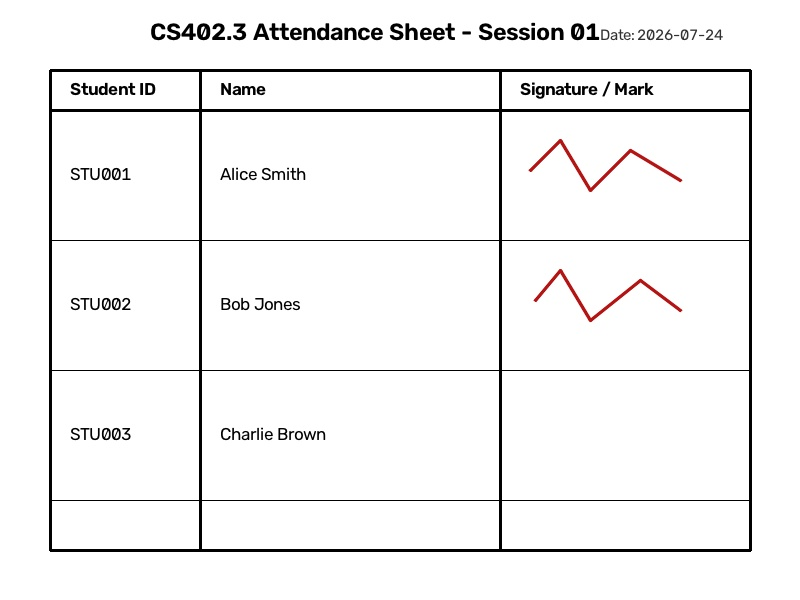
#> input picture test_images/sample_sheet.jpg, 800 x 600 px
$ python -i grid_extractor.py   (imports and definitions only)
#> lines starting #> are read from the running program, lines starting #| are printed output that depends on the picture; after the words box and inside, x2 and y2 are one past the last pixel; in counts of white or black regions, pixels touching at a corner belong together
### core/utils/logger.py
"""Centralized logging utility for SAMS Vision."""

import logging
import sys

# Default Windows consoles (cmd.exe / legacy PowerShell) use a non-UTF-8 codepage with strict
# error handling, which raises UnicodeEncodeError and crashes the process the moment a message
# contains a character like an em dash or emoji. Reconfiguring stdout/stderr to UTF-8 with a
# replace fallback means those characters render correctly where the console supports it, and
# degrade to a harmless '?' instead of crashing where it doesn't.
for _stream in (sys.stdout, sys.stderr):
    if hasattr(_stream, "reconfigure"):
        try:
            _stream.reconfigure(encoding="utf-8", errors="replace")
        except (ValueError, AttributeError):
            pass


def setup_logger(name: str = "sams_vision", level: int = logging.INFO) -> logging.Logger:
    """Configures and returns a logger instance with standardized formatting."""
#> further down, picture is the input picture: shape (600, 800, 3); mean B, G, R 243.1, 243.1, 243.5
    logger = logging.getLogger(name)
    if not logger.handlers:
        logger.setLevel(level)
        handler = logging.StreamHandler(sys.stdout)
        formatter = logging.Formatter(
            "[%(asctime)s] [%(levelname)s] [%(name)s]: %(message)s",
            datefmt="%Y-%m-%d %H:%M:%S"
        )
        handler.setFormatter(formatter)
        logger.addHandler(handler)
    return logger

### core/vision/grid_extractor.py
"""Grid extraction and individual cell cropping module."""

import cv2
import numpy as np
from typing import List, Tuple
from core.models.schemas import CellCrop
from core.utils.logger import setup_logger

logger = setup_logger("core.vision.grid_extractor")


def extract_attendance_grid(binary_image: np.ndarray) -> np.ndarray:
    """Isolates the main grid region of the attendance sheet using horizontal and vertical line detection."""
    logger.info("Extracting attendance grid region.")
    return binary_image


def crop_cells(image: np.ndarray, rows: int = 6, cols: int = 1) -> Tuple[List[CellCrop], bool]:
    """Crops individual student signature boxes from the physical attendance sheet image.

    Args:
        image: Original or preprocessed OpenCV BGR/grayscale image of attendance sheet.
        rows: Expected number of student rows in the sheet (defaults to 6).
        cols: Number of signature columns per row (defaults to 1).

    Returns:
        Tuple of (list of CellCrop dataclass instances, low_confidence flag). `low_confidence`
        is True if either the table boundary or the row-separator lines could not be located
        by real grid detection and had to be estimated instead — callers should surface this
        so results can be flagged for a human to double-check rather than trusted blindly.
    """
#> called with rows = 6, cols = 1
    logger.info(f"Cropping signature cells into {rows} rows.")
    h, w = image.shape[:2]
#> h = 600; w = 800
    low_confidence = False

    # Ensure BGR and grayscale representations
    if len(image.shape) == 2:
        gray = image
        bgr = cv2.cvtColor(image, cv2.COLOR_GRAY2BGR)
    else:
        bgr = image
        gray = cv2.cvtColor(image, cv2.COLOR_BGR2GRAY)

    # Adaptive Thresholding for grid line detection
    binary = cv2.adaptiveThreshold(gray, 255, cv2.ADAPTIVE_THRESH_GAUSSIAN_C, cv2.THRESH_BINARY_INV, 21, 10)
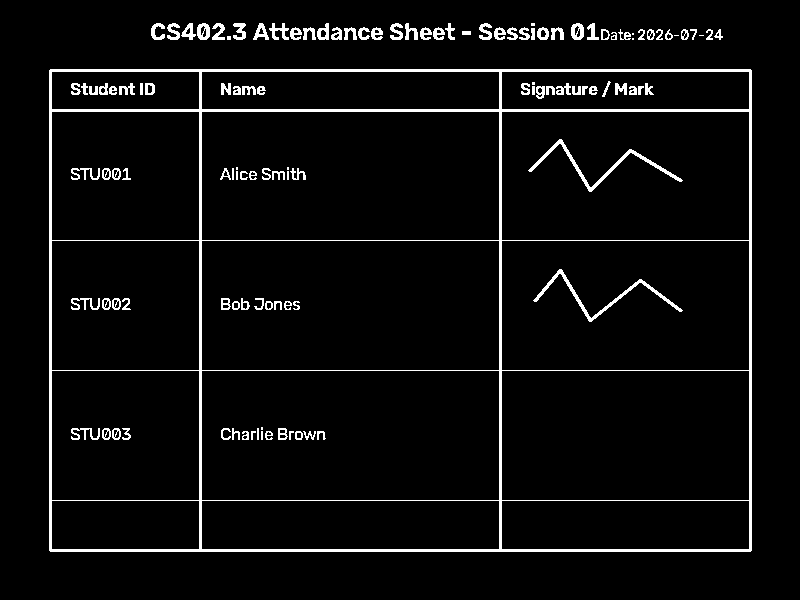
#> binary: shape (600, 800); 4.9% white; 120 white regions (13 under 20 px), largest, box (x1, y1, x2, y2) and area: (49, 69, 752, 552) 14084, (528, 139, 683, 192) 776, (533, 269, 683, 322) 730

    # Horizontal and vertical line kernels. A w//25 kernel (rather than a wider w//20) plus a
    # dilation pass on the combined grid bridges small gaps in faint/broken printed lines
    # (uneven lighting across a phone photo can make the adaptive threshold drop out partway
    # along a line), which lets real contour-based table detection succeed on photos that would
    # otherwise fall through to the blind fallback rectangle below.
    hor_kernel = cv2.getStructuringElement(cv2.MORPH_RECT, (w // 25, 1))
    hor_lines = cv2.morphologyEx(binary, cv2.MORPH_OPEN, hor_kernel)
#> hor_lines: shape (600, 800); 1.8% white; 6 white regions, box (x1, y1, x2, y2) and area: (50, 109, 753, 112) 2109, (50, 69, 753, 72) 2107, (50, 549, 753, 552) 2107, (50, 240, 753, 241) 703, (50, 370, 753, 371) 703, (50, 500, 753, 501) 703

    ver_kernel = cv2.getStructuringElement(cv2.MORPH_RECT, (1, h // 25))
#> ver_kernel = 24 values from 1 to 1
    ver_lines = cv2.morphologyEx(binary, cv2.MORPH_OPEN, ver_kernel)
#> ver_lines: shape (600, 800); 1.2% white; 4 white regions, box (x1, y1, x2, y2) and area: (199, 70, 202, 553) 1449, (499, 70, 502, 553) 1449, (49, 70, 52, 553) 1447, (749, 70, 752, 553) 1447

    table_grid = cv2.add(hor_lines, ver_lines)
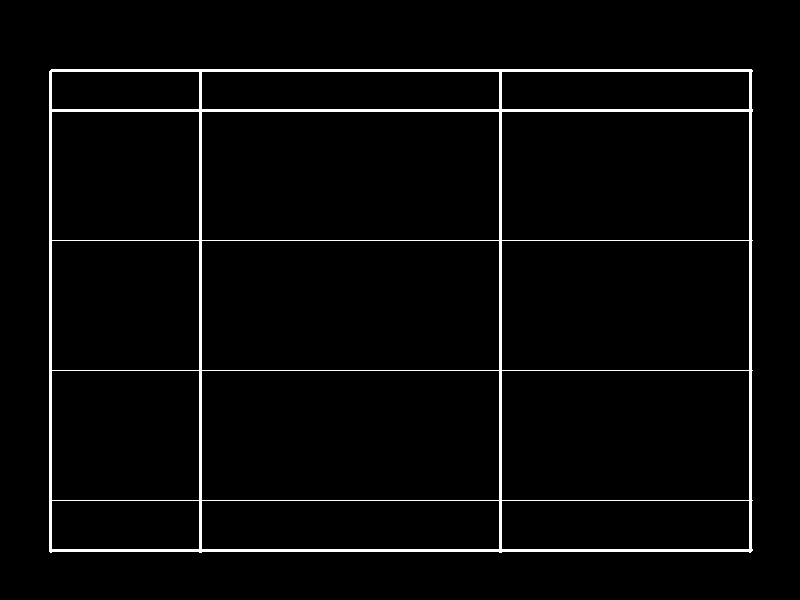
#> table_grid: shape (600, 800); 2.9% white; 1 white region, box (x1, y1, x2, y2) and area: (49, 69, 753, 553) 14105
    table_grid_dilated = cv2.dilate(table_grid, np.ones((9, 9), np.uint8), iterations=2)
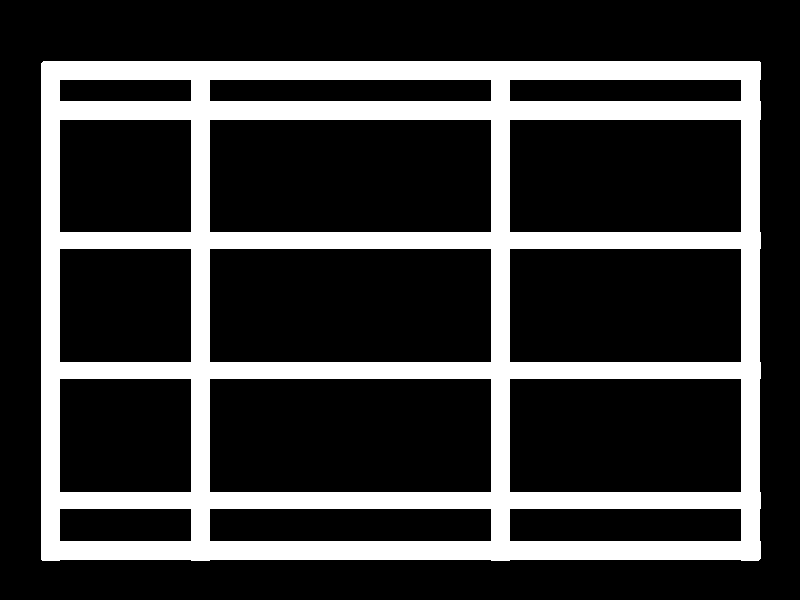
#> table_grid_dilated: shape (600, 800); 22.4% white; 1 white region
    contours, _ = cv2.findContours(table_grid_dilated, cv2.RETR_EXTERNAL, cv2.CHAIN_APPROX_SIMPLE)
#> contours = 1 contour; box (x1, y1, x2, y2) and area: (41, 61, 761, 561) 357742

    # Find main table bounding box
    valid_rects = [
        cv2.boundingRect(cnt)
        for cnt in contours
        if cv2.boundingRect(cnt)[2] > w * 0.4 and cv2.boundingRect(cnt)[3] > h * 0.15
    ]
#> valid_rects = [(41, 61, 720, 500)]

    if valid_rects:
        tx, ty, tw, th = max(valid_rects, key=lambda rect: rect[2] * rect[3])
#> tx = 41; ty = 61; tw = 720; th = 500
        logger.info(f"Detected main table grid rect: x={tx}, y={ty}, w={tw}, h={th}")
#| [2026-11-20 22:32:56] [INFO] [core.vision.grid_extractor]: Detected main table grid rect: x=41, y=61, w=720, h=500
    else:
        # Calibrated against the reference signing sheets (test_images/1-5.jpeg), since the
        # sheet layout is static per the assignment brief. Only used as a last resort now that
        # the dilated, narrower-kernel detection above finds the real table on every reference
        # sheet; if this still triggers on a new photo, treat row results as unverified.
        low_confidence = True
        tx, ty, tw, th = int(w * 0.08), int(h * 0.33), int(w * 0.78), int(h * 0.18)
        logger.warning(f"Using fallback table grid rect: x={tx}, y={ty}, w={tw}, h={th}")

    # Signature column coordinates (rightmost ~26% of table)
    sig_x1 = tx + int(tw * 0.72)
#> sig_x1 = 559
    sig_x2 = tx + int(tw * 0.98)
#> sig_x2 = 746

    # Detect horizontal row-separator lines using the printed "Student Name" column
    # (0.45-0.70 of table width) instead of the signature column itself. Signature ink can
    # survive the horizontal morphological opening and get misread as extra grid lines,
    # producing wildly uneven (sometimes single-digit-pixel) row crops that clip off real
    # signatures. The name column is always machine-printed text, never handwritten, so it
    # stays a clean, reliable line source.
    ref_x1 = tx + int(tw * 0.45)
#> ref_x1 = 365
    ref_x2 = tx + int(tw * 0.70)
#> ref_x2 = 544
    ref_col_hor = hor_lines[ty : ty + th, ref_x1 : ref_x2]
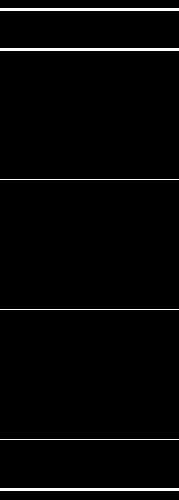
#> ref_col_hor: shape (500, 179); 2.4% white; 6 white regions, box (x1, y1, x2, y2) and area: (0, 8, 179, 11) 537, (0, 48, 179, 51) 537, (0, 488, 179, 491) 537, (0, 179, 179, 180) 179, (0, 309, 179, 310) 179, (0, 439, 179, 440) 179
    row_sums = ref_col_hor.sum(axis=1)
#> row_sums = 500 values, max 45645 at index 8, min 0 at index 0, mean 1095.5
    peaks = np.where(row_sums > 255 * (ref_x2 - ref_x1) * 0.25)[0] + ty
#> peaks = [69, 70, 71, 109, 110, 111, 240, 370, 500, 549, 550, 551]

    line_y = []
    for p in peaks:
        if not line_y or p - line_y[-1] > 20:
            line_y.append(p)
#> this loop made 12 passes
#> p on passes 1 to 12: 69, 70, 71, 109, 110, 111, 240, 370, 500, 549, 550, 551
#> after the loop, line_y = [69, 109, 240, 370, 500, 549]

    if len(line_y) >= rows + 1:
        line_y = line_y[-(rows + 1):]
    else:
        # Fallback equal vertical division
        low_confidence = True
        header_h = int(th * 0.15) if len(line_y) < 2 else max(0, line_y[0] - ty)
#> header_h = 8
        row_h = (th - header_h) / max(1, rows)
#> row_h = 82
        line_y = [ty + header_h + int(i * row_h) for i in range(rows + 1)]
#> line_y = [69, 151, 233, 315, 397, 479, 561]

    # Locally snap each boundary to the strongest nearby horizontal line within the signature
    # column itself (a narrow +/-10px search). The name-column reference above gets boundaries
    # close, but a photo is rarely perfectly flat even after deskewing, so the true line's
    # y-position can drift slightly by the time you reach the signature column on the far right.
    # Snapping corrects that drift using the real printed line (which stays strong and
    # full-width even where signature ink also happens to be near a boundary), rather than
    # trusting the reference column's y-value as-is.
    refined_line_y = []
    for y in line_y:
        y0, y1 = max(ty, y - 10), min(ty + th, y + 10)
        strip = hor_lines[y0:y1, sig_x1:sig_x2]
        if strip.size > 0:
            local_sums = strip.sum(axis=1)
            best = int(np.argmax(local_sums))
            if local_sums[best] > 255 * (sig_x2 - sig_x1) * 0.3:
                y = y0 + best
        refined_line_y.append(y)
#> this loop made 7 passes
#> (y0, y1, local_sums, best) on pass 7: (551, 561, [47685, 0, 0, 0, 0, 0, 0, 0, 0, 0], 0)
#> (y0, y1, best) on passes 1 to 6: (61, 79, 8), (141, 161, 0), (223, 243, 17), (305, 325, 0), (387, 407, 0), (469, 489, 0)
#> pass 3, in crop_cells, `strip = hor_lines[y0:y1, sig_x1:sig_x2]`:
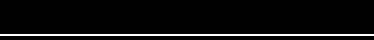
#> strip: shape (20, 187) (shown 2 times larger); 5% white in thin lines or dots, all inside (x1, y1, x2, y2) = (0, 17, 187, 18)
#> after the loop, refined_line_y = [69, 151, 240, 315, 397, 479, 551]
    line_y = refined_line_y
#> line_y = [69, 151, 240, 315, 397, 479, 551]

    crops: List[CellCrop] = []
    for r in range(rows):
        y1 = line_y[r]
        y2 = line_y[r + 1]

        # Inset margin to exclude horizontal/vertical grid border lines (inner cell crop)
        margin_y = max(4, int((y2 - y1) * 0.22))
        margin_x = max(10, int((sig_x2 - sig_x1) * 0.15))

        crop = bgr[y1 + margin_y : y2 - margin_y, sig_x1 + margin_x : sig_x2 - margin_x]

        crops.append(
            CellCrop(
                row_idx=r,
                col_idx=0,
                student_id=f"STU_{r:03d}",
                image_crop=crop,
                bounding_box=(sig_x1 + margin_x, y1 + margin_y, (sig_x2 - sig_x1) - 2 * margin_x, (y2 - y1) - 2 * margin_y)
            )
        )
#> this loop made 6 passes
#> (y1, y2, margin_y) on passes 1 to 6: (69, 151, 18), (151, 240, 19), (240, 315, 16), (315, 397, 18), (397, 479, 18), (479, 551, 15)
#> pass 1, in crop_cells, `crop = bgr[y1 + margin_y : y2 - margin_y, sig_x1 + margin_x : sig_x2 -..`:
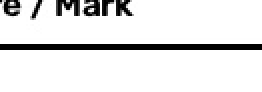
#> crop: shape (46, 131, 3) (shown 2 times larger); min 0, max 255, mean 227.9
#> pass 3, in crop_cells, `crop = bgr[y1 + margin_y : y2 - margin_y, sig_x1 + margin_x : sig_x2 -..`:
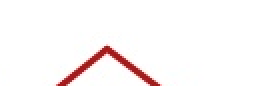
#> crop: shape (43, 131, 3) (shown 2 times larger); mean B, G, R 246.6, 246.6, 251.6
#> after the loop, crops = 6 items

    return crops, low_confidence

>>> import cv2
>>> picture = cv2.imread('../../test_images/sample_sheet.jpg')
>>> result = crop_cells(picture)
